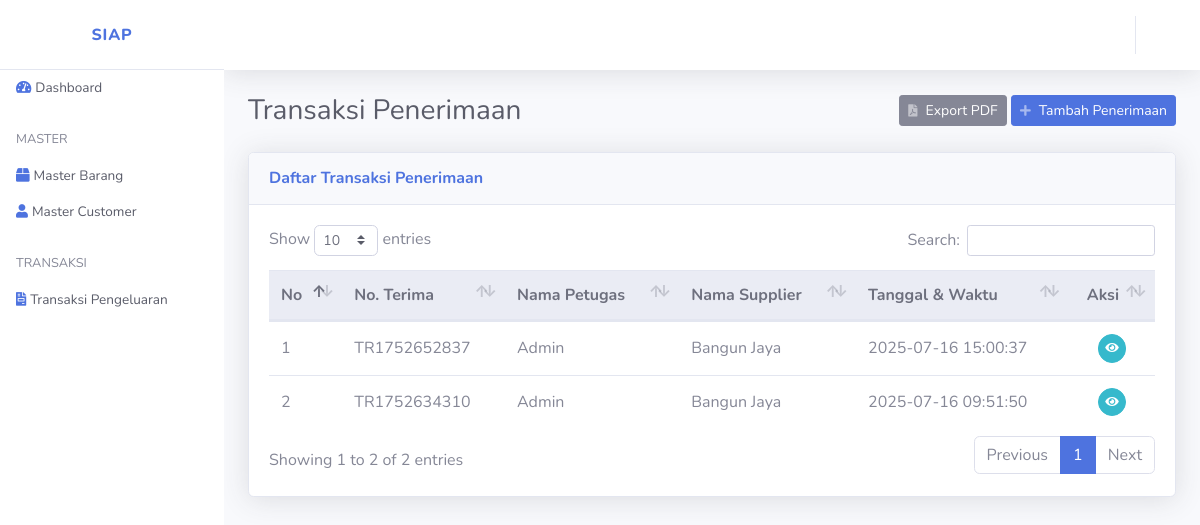
The app's page /index.php/penerimaan with its own data.
### tables this page shows
CREATE TABLE `penerimaan` (
  `id` int(11) NOT NULL,
  `no_terima` varchar(25) DEFAULT NULL,
  `tgl_terima` date NOT NULL,
  `jam_terima` varchar(10) DEFAULT NULL,
  `kode_supplier` varchar(50) NOT NULL,
  `nama_petugas` varchar(80) DEFAULT NULL
);

CREATE TABLE `supplier` (
  `id` int(11) NOT NULL,
  `kode` varchar(20) DEFAULT NULL,
  `nama` varchar(80) DEFAULT NULL,
  `email` varchar(100) DEFAULT NULL,
  `telepon` varchar(15) DEFAULT NULL,
  `alamat` varchar(255) DEFAULT NULL
);

### application/controllers/Penerimaan.php (called while the page is built, shortened)
<?php
class Penerimaan extends CI_Controller
{
	public function __construct()
	{
		$this->data['aktif'] = 'penerimaan';
		$this->load->model('M_barang', 'm_barang');
		$this->load->model('M_supplier', 'm_supplier');
		$this->load->model('M_penerimaan', 'm_penerimaan');
		$this->load->model('M_detail_terima', 'm_detail_terima');
	}
	public function index()
	{
		$this->data['title'] = 'Transaksi Penerimaan';
		$this->data['all_penerimaan'] = $this->m_penerimaan->lihat();
		$this->data['no'] = 1;
		$this->load->view('penerimaan/lihat', $this->data);
	}
}

### index.php (called while the page is built, shortened)
<?php
require_once BASEPATH.'core/CodeIgniter.php';

### application/models/M_penerimaan.php (called while the page is built, shortened)
<?php
class M_penerimaan extends CI_Model
{
	protected $_table = 'penerimaan';
	public function lihat()
	{
		$this->db->select('p.*, s.nama AS nama_supplier');
		$this->db->from($this->_table . ' p');
		$this->db->join('supplier s', 'p.kode_supplier = s.kode');
		$this->db->order_by('p.tgl_terima', 'DESC');
		return $this->db->get()->result();
	}
}

### application/views/penerimaan/lihat.php (the view, shortened to what this page needs)
<!DOCTYPE html>
<html lang="en">
<head>
</head>
<body id="page-top">
	<div id="wrapper">
		<div id="content-wrapper" class="d-flex flex-column">
			<div id="content" data-url="<?= base_url('penerimaan') ?>">
				<div class="container-fluid">
					<div class="d-sm-flex align-items-center justify-content-between mb-4">
						<h1 class="h3 mb-0 text-gray-800"><?= $title ?></h1>
						<div>
							<a href="<?= base_url('penerimaan/export') ?>" class="btn btn-secondary btn-sm">
								<i class="fas fa-file-pdf fa-sm text-white-50 mr-2"></i>Export PDF
							</a>
							<a href="<?= base_url('penerimaan/tambah') ?>" class="btn btn-primary btn-sm">
								<i class="fas fa-plus fa-sm text-white-50 mr-2"></i>Tambah Penerimaan
							</a>
						</div>
					</div>
					<div class="card shadow">
						<div class="card-header py-3">
							<h6 class="m-0 font-weight-bold text-primary">Daftar Transaksi Penerimaan</h6>
						</div>
						<div class="card-body">
							<div class="table-responsive">
								<table class="table table-hover" id="dataTable" width="100%" cellspacing="0">
									<thead class="thead-light">
										<tr>
											<th>No</th>
											<th>No. Terima</th>
											<th>Nama Petugas</th>
											<th>Nama Supplier</th>
											<th>Tanggal & Waktu</th>
											<th class="text-center">Aksi</th>
										</tr>
									</thead>
									<tbody>
										<?php foreach ($all_penerimaan as $penerimaan): ?>
											<tr>
												<td><?= $no++ ?></td>
												<td><?= $penerimaan->no_terima ?></td>
												<td><?= $penerimaan->nama_petugas ?></td>
												<td><?= $penerimaan->nama_supplier ?></td>
												<td><?= $penerimaan->tgl_terima ?> 	<?= $penerimaan->jam_terima ?></td>
												<td class="text-center">
													<a href="<?= base_url('penerimaan/detail/' . $penerimaan->no_terima) ?>"
														class="btn btn-info btn-circle btn-sm" title="Lihat Detail">
														<i class="fa fa-eye"></i>
													</a>
												</td>
											</tr>
										<?php endforeach ?>
									</tbody>
								</table>
							</div>
						</div>
					</div>
				</div>
			</div>
		</div>
	</div>
</body>
</html>

### application/views/penerimaan/lihat.php (style rules this page uses)
.table td, .table th { vertical-align: middle; }

### records on screen
penerimaan: no_terima "TR1752652837", nama_petugas "Admin", supplier.nama "Bangun Jaya", tgl_terima "2025-07-16", jam_terima "15:00:37"
penerimaan: no_terima "TR1752634310", nama_petugas "Admin", supplier.nama "Bangun Jaya", tgl_terima "2025-07-16", jam_terima "09:51:50"

### other values on screen
$title "Transaksi Penerimaan"
